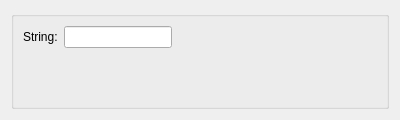
<?xml version="1.0" encoding="UTF-8"?>
<ui version="4.0">
 <class>ModuleTestUIDialog</class>
 <widget class="QDialog" name="ModuleTestUIDialog">
  <property name="geometry">
   <rect>
    <x>0</x>
    <y>0</y>
    <width>400</width>
    <height>120</height>
   </rect>
  </property>
  <property name="sizePolicy">
   <sizepolicy hsizetype="Fixed" vsizetype="Fixed">
    <horstretch>0</horstretch>
    <verstretch>0</verstretch>
   </sizepolicy>
  </property>
  <property name="minimumSize">
   <size>
    <width>300</width>
    <height>120</height>
   </size>
  </property>
  <property name="windowTitle">
   <string>Dialog</string>
  </property>
  <layout class="QVBoxLayout" name="verticalLayout">
   <item>
    <widget class="QGroupBox" name="groupBox">
     <property name="title">
      <string/>
     </property>
     <layout class="QFormLayout" name="formLayout">
      <property name="fieldGrowthPolicy">
       <enum>QFormLayout::FieldsStayAtSizeHint</enum>
      </property>
      <item row="1" column="0">
       <widget class="QLabel" name="label_3">
        <property name="text">
         <string>String:</string>
        </property>
       </widget>
      </item>
      <item row="1" column="1">
       <widget class="QLineEdit" name="input_string"/>
      </item>
     </layout>
    </widget>
   </item>
  </layout>
 </widget>
 <resources/>
 <connections/>
</ui>
